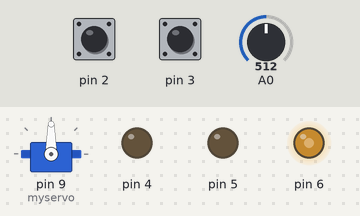
The sketch below on a simulated Arduino Uno, built with avr-gcc and run on an emulated ATmega328P. Shown: servo, output pins drawn as LEDs (lit = HIGH). The test bench sets the inputs (shaded band); at power-on: A0 = 512, pin 2 HIGH, pin 3 HIGH.

Above: at 1.2 s.
1.3 s: A0 set to 716
At 2.5 s:
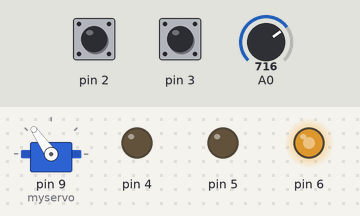
2.8 s: pin 2 pulled LOW for 0.15 s
At 2.87 s:
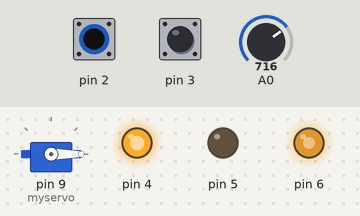
4.4 s: pin 3 pulled LOW for 0.15 s
At 4.48 s:
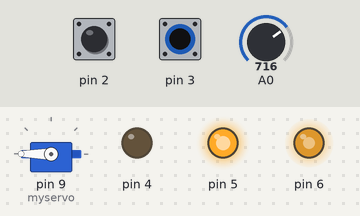
6.0 s: A0 set to 900
At 7.2 s:
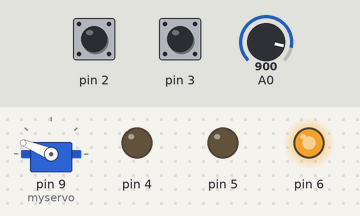
7.5 s: pin 2 pulled LOW for 1 s
At 8.3 s:
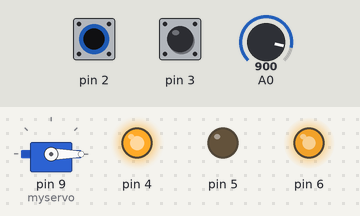
10.0 s: pin 3 pulled LOW for 1 s
At 10.8 s:
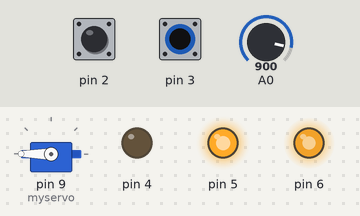
Timing chart, 0 to 13.0 s (numbered marks = the images above; inputs shaded):
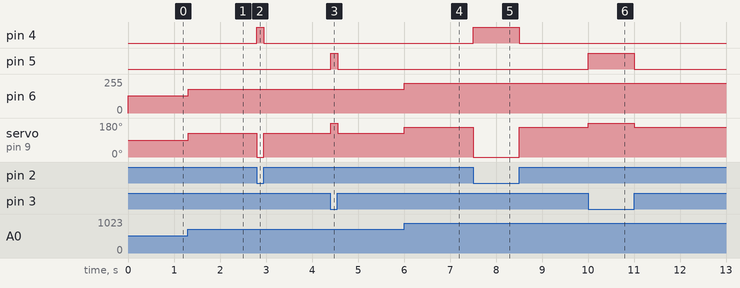

Measured:
- after the input at 1.3 s, pin 6: 128/255 → 179/255 at once; servo on pin 9 (myservo): 90° → 125° at once
- after the input at 2.8 s, pin 4: LOW → HIGH at once, → LOW 0.15 s later; servo on pin 9 (myservo): 125° → 0° at once, → 125° 0.15 s later
- after the input at 4.4 s, pin 5: LOW → HIGH at once, → LOW 0.15 s later; servo on pin 9 (myservo): 125° → 180° at once, → 125° 0.15 s later
- after the input at 6.0 s, pin 6: 179/255 → 225/255 at once; servo on pin 9 (myservo): 125° → 158° at once
- after the input at 7.5 s, pin 4: LOW → HIGH at once, → LOW 1.0 s later; servo on pin 9 (myservo): 158° → 0° at once, → 158° 1.0 s later
- after the input at 10.0 s, pin 5: LOW → HIGH at once, → LOW 1.0 s later; servo on pin 9 (myservo): 158° → 180° at once, → 158° 1.0 s later

The sketch:

Lab1ArdunioIDE_Part_L_ServoMotor.ino
```cpp
// Part L - Servo motor
#include <Servo.h>

Servo myservo;
int potValue;
int degrees;

void setup()
{
  // Inputs
  pinMode(2, INPUT_PULLUP);
  pinMode(3, INPUT_PULLUP);

  // Outputs for LEDS
  pinMode(4, OUTPUT);
  pinMode(5, OUTPUT);
  pinMode(6, OUTPUT);

  // Outputs for servo
  myservo.attach(9);
}

void loop()
{
  // Outputs for LEDS
  digitalWrite(4, !digitalRead(2));
  digitalWrite(5, !digitalRead(3));
  analogWrite(6, analogRead(0)/4);

  if (!digitalRead(2)) {
    myservo.write(0);
  }
  else if (!digitalRead(3)) {
    myservo.write(180);
  }
  else {
    potValue = analogRead(0); // 0 to 1023
    degrees = map(potValue, 0, 1023, 0, 180);
    myservo.write(degrees);
  }

  delay(10);
}
```
